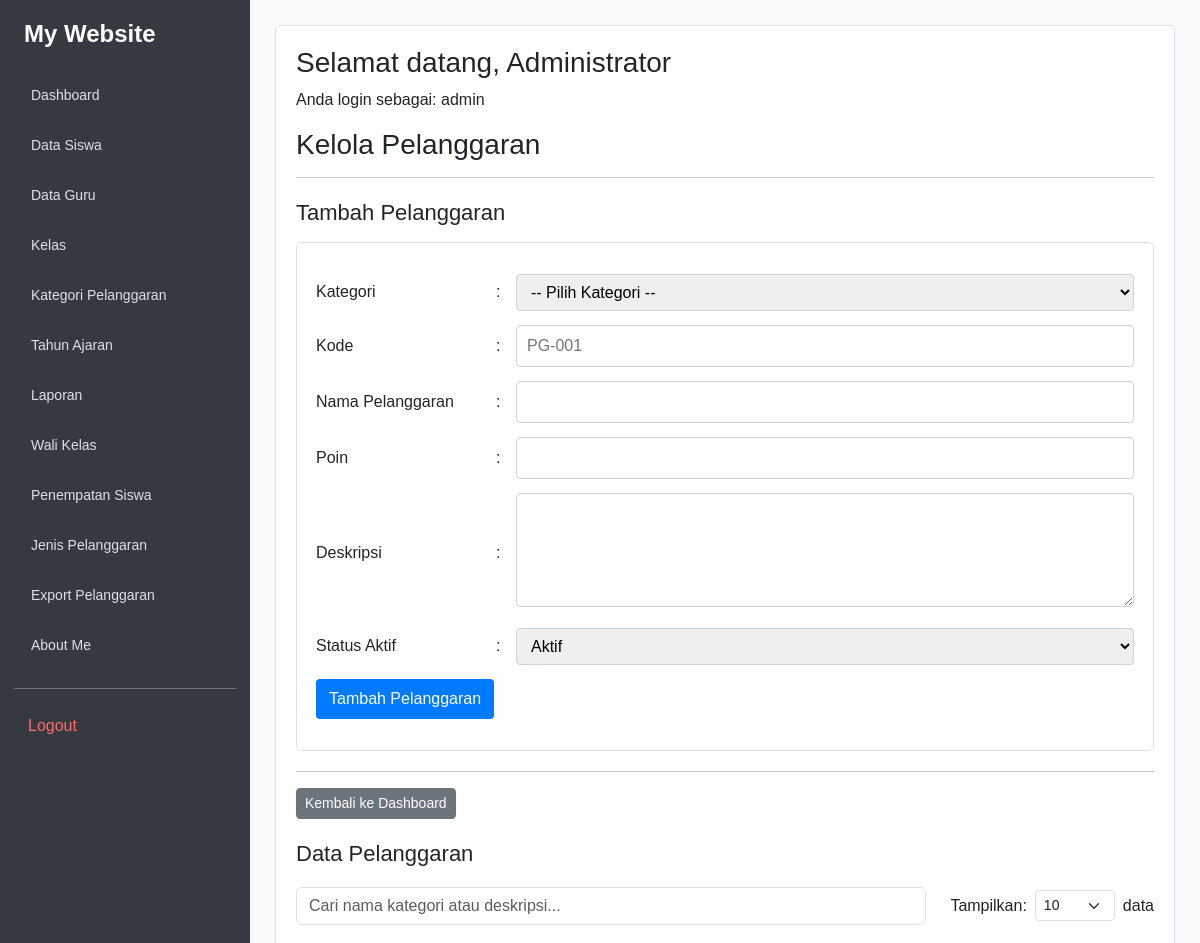
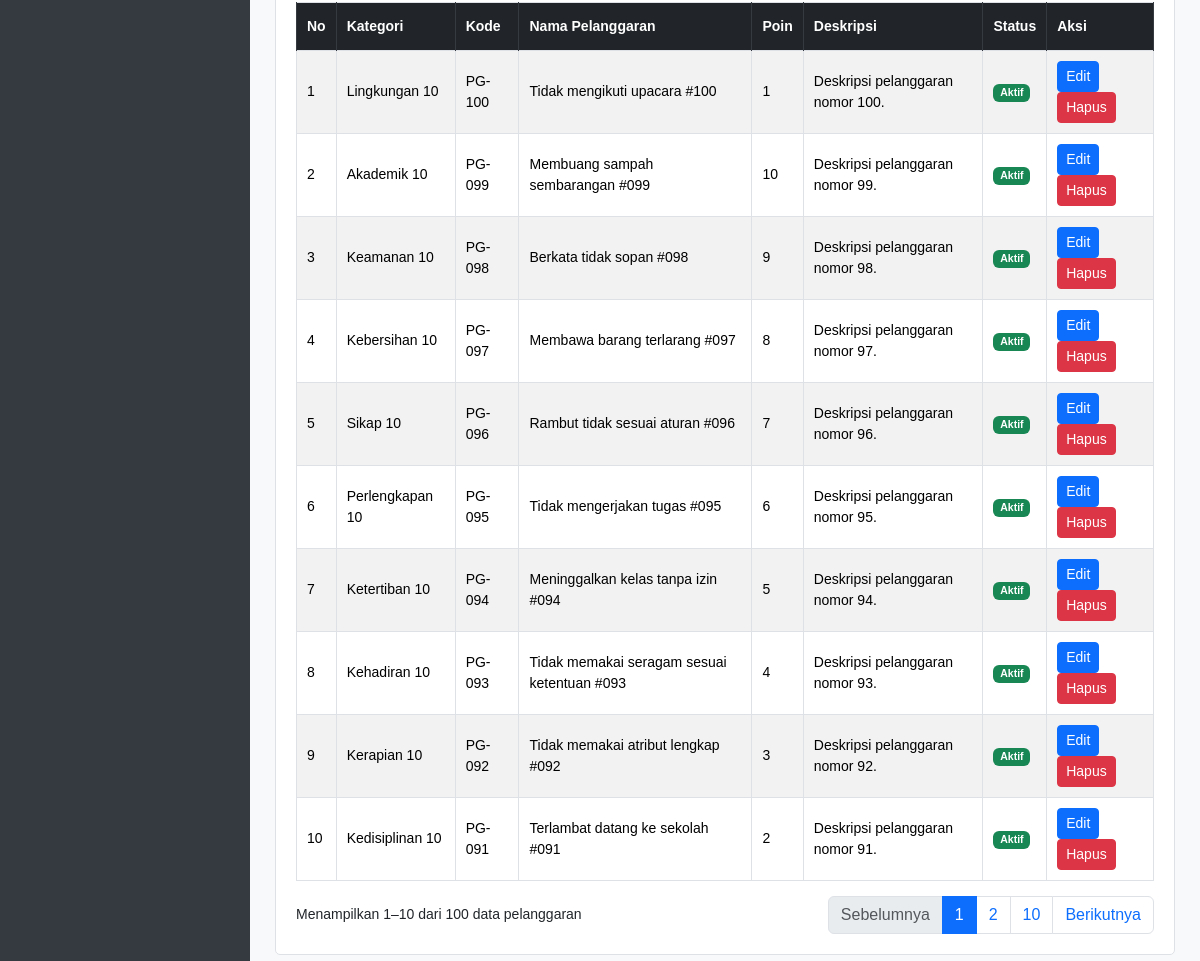
Page /catatan_pelanggaran.php (signed in) on the committed database (2 pictures, top to bottom).
### tables this page shows
CREATE TABLE `t_pelanggaran` (
  `id` int(11) NOT NULL,
  `pelanggaran_kategori_id` int(11) DEFAULT NULL,
  `kode` varchar(30) DEFAULT NULL,
  `nama` varchar(150) DEFAULT NULL,
  `poin` int(11) NOT NULL,
  `deskripsi` text NOT NULL,
  `status_aktif` tinyint(1) NOT NULL,
  `created_at` timestamp NOT NULL DEFAULT current_timestamp(),
  `updated_at` timestamp NOT NULL DEFAULT current_timestamp()
);

CREATE TABLE `t_pelanggaran_kategori` (
  `id` int(11) NOT NULL,
  `nama` varchar(100) DEFAULT NULL,
  `deskripsi` text NOT NULL,
  `status_aktif` tinyint(1) NOT NULL,
  `created_at` timestamp NOT NULL DEFAULT current_timestamp(),
  `updated_at` timestamp NOT NULL DEFAULT current_timestamp()
);

### catatan_pelanggaran.php (the view, shortened to what this page needs)
<?php
include 'config/koneksi.php';
$sql = "SELECT
            t_pelanggaran.*,
            t_pelanggaran_kategori.nama AS nama_kategori
        FROM t_pelanggaran
        LEFT JOIN t_pelanggaran_kategori
            ON t_pelanggaran.pelanggaran_kategori_id = t_pelanggaran_kategori.id
        ORDER BY t_pelanggaran.id DESC";
$query = mysqli_query($koneksi, $sql);
?>
<!DOCTYPE html>
<html lang="id">
<head>
    <link href="https://cdn.jsdelivr.net/npm/bootstrap@5.3.8/dist/css/bootstrap.min.css" rel="stylesheet">
</head>
<body>
<?php include 'includes/sidebar.php'; ?>
<main class="main-content">
    <div class="panel-konten">
        <h1>
            Selamat datang, <?= htmlspecialchars($_SESSION['name'] ?? '') ?>
        </h1>
        <p>
            Anda login sebagai:
            <?= htmlspecialchars($role) ?>
        </p>
        <h1>Kelola Pelanggaran</h1>
        <hr>
        <h2>Tambah Pelanggaran</h2>
        <div class="form-pelanggaran">
            <form action="proses_pelanggaran.php" method="POST">
                <table>
                    <tr>
                        <td>Kategori</td>
                        <td>:</td>
                        <td>
                            <select name="pelanggaran_kategori_id" required>
                                <option value="">-- Pilih Kategori --</option>
                            </select>
                        </td>
                    </tr>
                    <tr>
                        <td>Kode</td>
                        <td>:</td>
                        <td>
                            <input
                                type="text"
                                name="kode"
                                placeholder="PG-001"
                                required
                            >
                        </td>
                    </tr>
                    <tr>
                        <td>Nama Pelanggaran</td>
                        <td>:</td>
                        <td>
                            <input type="text" name="nama" required>
                        </td>
                    </tr>
                    <tr>
                        <td>Poin</td>
                        <td>:</td>
                        <td>
                            <input type="number" name="poin" min="0" required>
                        </td>
                    </tr>
                    <tr>
                        <td>Deskripsi</td>
                        <td>:</td>
                        <td>
                            <textarea name="deskripsi" rows="4" required></textarea>
                        </td>
                    </tr>
                    <tr>
                        <td>Status Aktif</td>
                        <td>:</td>
                        <td>
                            <select name="status_aktif" required>
                                <option value="1">Aktif</option>
                            </select>
                        </td>
                    </tr>
                    <tr>
                        <td colspan="3">
                            <button type="submit">Tambah Pelanggaran</button>
                        </td>
                    </tr>
                </table>
            </form>
        </div>
        <hr>
        <div class="tombol-aksi">
            <a href="dashboard.php" class="btn btn-secondary btn-sm">
                Kembali ke Dashboard
            </a>
        </div>
        <h2>Data Pelanggaran</h2>
        <div class="toolbar">
            <input
                type="text"
                id="cariTabel"
                class="form-control"
                placeholder="Cari nama kategori atau deskripsi..."
            >
            <div class="jumlah-data">
                <label for="jumlahData" class="mb-0">Tampilkan:</label>
                <select id="jumlahData" class="form-select form-select-sm">
                    <option value="10" selected>10</option>
                </select>
                <span>data</span>
            </div>
        </div>
        <div class="table-responsive">
            <table id="tabelPelanggaran" class="table table-bordered table-striped">
                <thead>
                    <tr>
                        <th>No</th>
                        <th>Kategori</th>
                        <th>Kode</th>
                        <th>Nama Pelanggaran</th>
                        <th>Poin</th>
                        <th>Deskripsi</th>
                        <th>Status</th>
                        <th>Aksi</th>
                    </tr>
                </thead>
                <tbody>
                    <?php
                    $no = 1;
                    if (mysqli_num_rows($query) > 0):
                        while ($pelanggaran = mysqli_fetch_assoc($query)):
                    ?>
                        <tr>
                            <td><?= $no++ ?></td>
                            <td>
                                <?= htmlspecialchars($pelanggaran['nama_kategori'] ?? '-') ?>
                            </td>
                            <td>
                                <?= htmlspecialchars($pelanggaran['kode'] ?? '-') ?>
                            </td>
                            <td>
                                <?= htmlspecialchars($pelanggaran['nama'] ?? '-') ?>
                            </td>
                            <td>
                                <?= htmlspecialchars($pelanggaran['poin'] ?? '0') ?>
                            </td>
                            <td>
                                <?= htmlspecialchars($pelanggaran['deskripsi'] ?? '-') ?>
                            </td>
                            <td>
                                <?php if ($pelanggaran['status_aktif'] == 1): ?>
                                    <span class="badge bg-success">Aktif</span>
                                <?php else: ?>
                                    <span class="badge bg-danger">Tidak Aktif</span>
                                <?php endif; ?>
                            </td>
                            <td>
                                <a
                                    href="edit_pelanggaran.php?id=<?= (int) $pelanggaran['id'] ?>"
                                    class="btn btn-primary btn-sm"
                                >
                                    Edit
                                </a>
                                <a
                                    href="proses_pelanggaran.php?aksi=hapus&id=<?= (int) $pelanggaran['id'] ?>"
                                    class="btn btn-danger btn-sm"
                                    onclick="return confirm('Yakin ingin menghapus pelanggaran ini?');"
                                >
                                    Hapus
                                </a>
                            </td>
                        </tr>
                    <?php
                        endwhile;
                    endif; ?>
                </tbody>
            </table>
        </div>
        <div class="pagination-container">
            <small id="infoTabel"></small>
            <ul class="pagination" id="pagination"></ul>
        </div>
    </div>
</main>
</body>
</html>

### includes/sidebar.css (style rules this page uses)
body { background: #f8f9fa; margin: 0; }
.main-content { margin-left: 250px; padding: 25px; min-width: 0; box-sizing: border-box; }

### catatan_pelanggaran.php (style rules this page uses)
body { background: #f8f9fa; margin: 0; font-family: Arial, sans-serif; color: #212529; }
.main-content { margin-left: 250px; padding: 25px; min-width: 0; }
.panel-konten { background: white; padding: 20px; border-radius: 5px; border: 1px solid #dee2e6; }
.panel-konten h1 { font-size: 28px; margin-bottom: 8px; }
.panel-konten h2 { font-size: 22px; margin-top: 22px; margin-bottom: 15px; }
.form-pelanggaran { border: 1px solid #dee2e6; border-radius: 5px; padding: 18px; margin-bottom: 20px; }
.form-pelanggaran table { width: 100%; border-collapse: separate; border-spacing: 0 12px; }
.form-pelanggaran td:first-child { width: 180px; font-weight: 500; }
.form-pelanggaran td:nth-child(2) { width: 20px; }
.form-pelanggaran input, .form-pelanggaran select, .form-pelanggaran textarea { width: 100%; max-width: 650px; padding: 8px 10px; border: 1px solid #ced4da; border-radius: 4px; box-sizing: border-box; }
.form-pelanggaran button { background: #007bff; color: white; border: 0; border-radius: 4px; padding: 8px 13px; cursor: pointer; }
.toolbar { display: flex; justify-content: space-between; align-items: center; gap: 20px; margin: 20px 0; }
.toolbar input { max-width: 630px; }
.jumlah-data { display: flex; align-items: center; gap: 8px; white-space: nowrap; }
.jumlah-data select { width: 80px; }
.table-responsive { width: 100%; }
.table { margin-bottom: 15px; font-size: 14px; }
.table thead th { background: #212529; color: white; border-color: #343a40; padding: 13px 10px; vertical-align: middle; }
.table tbody td { padding: 10px; vertical-align: middle; }
.pagination-container { display: flex; justify-content: space-between; align-items: center; flex-wrap: wrap; gap: 10px; }
.pagination { margin-bottom: 0; flex-wrap: wrap; }

### rows in the picture
t_pelanggaran: pelanggaran_kategori.nama "Lingkungan 10", kode "PG-100", nama "Tidak mengikuti upacara #100", poin "1", deskripsi "Deskripsi pelanggaran nomor 100.", status_aktif "Aktif"
t_pelanggaran: pelanggaran_kategori.nama "Akademik 10", kode "PG-099", nama "Membuang sampah sembarangan #099", poin "10", deskripsi "Deskripsi pelanggaran nomor 99.", status_aktif "Aktif"
t_pelanggaran: pelanggaran_kategori.nama "Keamanan 10", kode "PG-098", nama "Berkata tidak sopan #098", poin "9", deskripsi "Deskripsi pelanggaran nomor 98.", status_aktif "Aktif"
t_pelanggaran: pelanggaran_kategori.nama "Kebersihan 10", kode "PG-097", nama "Membawa barang terlarang #097", poin "8", deskripsi "Deskripsi pelanggaran nomor 97.", status_aktif "Aktif"
t_pelanggaran: pelanggaran_kategori.nama "Sikap 10", kode "PG-096", nama "Rambut tidak sesuai aturan #096", poin "7", deskripsi "Deskripsi pelanggaran nomor 96.", status_aktif "Aktif"
t_pelanggaran: pelanggaran_kategori.nama "Perlengkapan 10", kode "PG-095", nama "Tidak mengerjakan tugas #095", poin "6", deskripsi "Deskripsi pelanggaran nomor 95.", status_aktif "Aktif"
t_pelanggaran: pelanggaran_kategori.nama "Ketertiban 10", kode "PG-094", nama "Meninggalkan kelas tanpa izin #094", poin "5", deskripsi "Deskripsi pelanggaran nomor 94.", status_aktif "Aktif"
t_pelanggaran: pelanggaran_kategori.nama "Kehadiran 10", kode "PG-093", nama "Tidak memakai seragam sesuai ketentuan #093", poin "4", deskripsi "Deskripsi pelanggaran nomor 93.", status_aktif "Aktif"
t_pelanggaran: pelanggaran_kategori.nama "Kerapian 10", kode "PG-092", nama "Tidak memakai atribut lengkap #092", poin "3", deskripsi "Deskripsi pelanggaran nomor 92.", status_aktif "Aktif"
t_pelanggaran: pelanggaran_kategori.nama "Kedisiplinan 10", kode "PG-091", nama "Terlambat datang ke sekolah #091", poin "2", deskripsi "Deskripsi pelanggaran nomor 91.", status_aktif "Aktif"

### other values in the picture
$item[0] "Dashboard"
$item[0] "Data Siswa"
$item[0] "Data Guru"
$item[0] "Kelas"
$item[0] "Kategori Pelanggaran"
$item[0] "Tahun Ajaran"
$item[0] "Laporan"
$item[0] "Wali Kelas"
$item[0] "Penempatan Siswa"
$item[0] "Jenis Pelanggaran"
$item[0] "Export Pelanggaran"
$item[0] "About Me"
$_SESSION['name'] "Administrator"
$role "admin"
